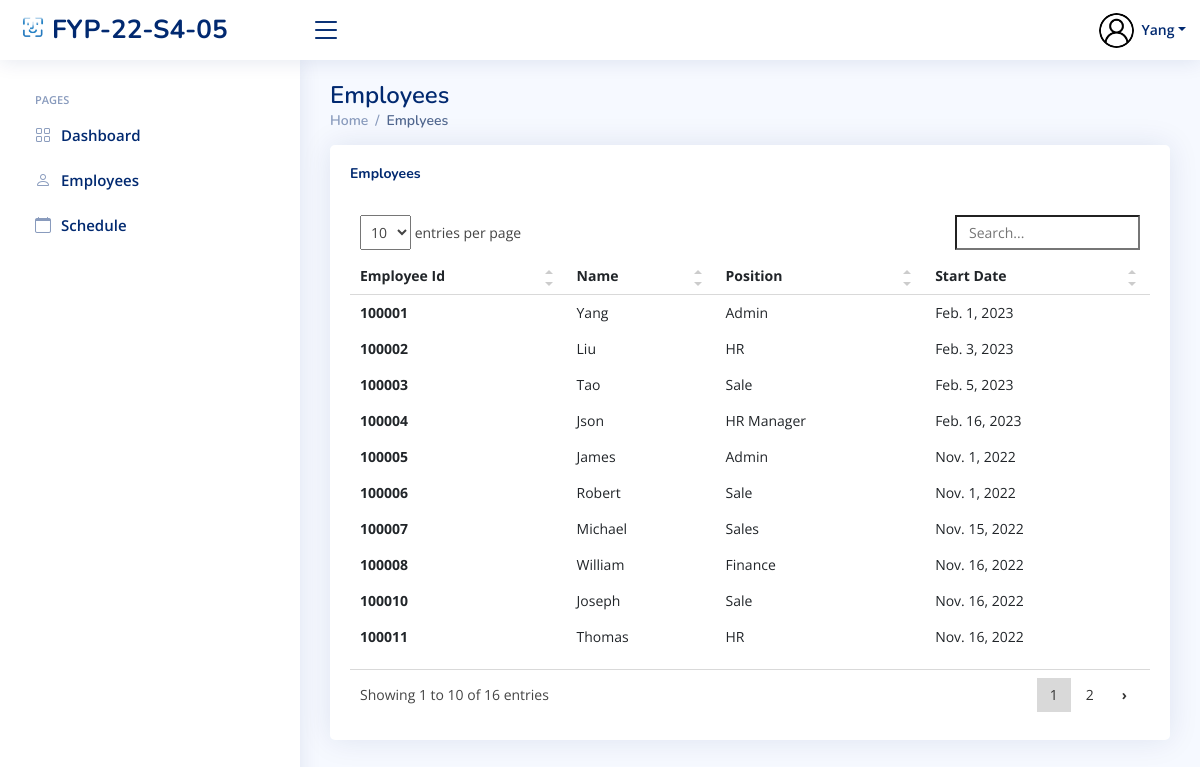
The page /HR/Employees/ (signed in) on the database its author committed.
### index/models.py (models this page shows, shortened)
class Employee(models.Model):
	Employee_ID = models.IntegerField(primary_key=True)
	Full_Name = models.CharField(max_length=100)
	Job_Title = models.CharField(max_length=100)
	Phone_Number = models.CharField(max_length=100)
	salt = models.CharField(max_length=50, null=True)
	Email_Address = models.EmailField()
	Role = models.ForeignKey(Role, on_delete=models.CASCADE)
	Profile_Image = models.ImageField(null=True,blank=True, upload_to='profile_pics/')
	Password = models.CharField(max_length=256)
	Start_Date = models.DateField(auto_now_add=True)

### index/views/HR.py (the view)
# urls.py: path('HR/Employees/', HR.HR_EmployeePage, name='EmployeesPage'),
def HR_EmployeePage(request):
    currentEmployee = Employee.objects.get(Employee_ID=request.session['Employee_ID'])
    Title = 'Employees Page'
    data = Employee.objects.all()
    context = {
        'Employee_ID': currentEmployee.Employee_ID,
        'Job_Title': currentEmployee.Job_Title,
        'Full_Name': currentEmployee.Full_Name,
        'PFP': currentEmployee.Profile_Image.url,
        'data': data,
        'title': Title,
    }
    return render(request, 'HR/employees.html', context)

### templates/HR/employees.html (shortened to what this page needs)
{% extends "index/base.html" %}
{% load static %}
{% block content %}
{% include 'HR/HR_base.html'%}
<main id="main" class="main">
    <div class="pagetitle">
      <h1>Employees</h1>
      <nav>
        <ol class="breadcrumb">
          <li class="breadcrumb-item"><a href="{% url 'HR_home' %}">Home</a></li>
          <li class="breadcrumb-item active">Emplyees</li>
        </ol>
      </nav>
    </div>
    <section class="section">
      <div class="row">
        <div class="col-lg-12">
          <div class="card recent-sales overflow-auto">
            <div class="card-body">
              <div class="col-lg-12 align-items-center justify-content-center card-title">
                <h5 class="float-start"><b>Employees</b></h5>
                <br>
              </div>
              <table class="table table-borderless table-hover datatable">
                <thead>
                  <tr>
                      <th scope="col">Employee Id</th>
                    <th scope="col">Name</th>
                    <th scope="col">Position</th>
                    <th scope="col">Start Date</th>
                  </tr>
                </thead>
                <tbody>
                  {% for d in data  %}
                  <tr class="tr"  onclick='setGetParameter( "{{ d.Employee_ID}} ")'>
                    <th scope="row">{{d.Employee_ID}}</th>
                    <td>{{d.Full_Name}}</td>
                    <td>{{d.Job_Title}}</td>
                    <td>{{d.Start_Date}}</td>
                  </tr>
                   {% endfor %}
                </tbody>
              </table>
            </div>
          </div>
        </div>
      </div>
    </section>
  </main>
{% endblock content %}

### templates/HR/HR_base.html (shortened to what this page needs)
{% load static %}
  <header id="header" class="header fixed-top d-flex align-items-center">
    <div class="d-flex align-items-center justify-content-between">
      <a href="{% url 'HR_home' %}" class="logo d-flex align-items-center">
        <img src="{% static 'assets/img/logo.png' %}" alt="">
        <span class="d-none d-lg-block">FYP-22-S4-05</span>
      </a>
      <i class="bi bi-list toggle-sidebar-btn"></i>
    </div>
    <nav class="header-nav ms-auto">
      <ul class="d-flex align-items-center">
        <li class="nav-item dropdown pe-3">
          <a class="nav-link nav-profile d-flex align-items-center pe-0" href="{% url 'HR_Profile' %}" data-bs-toggle="dropdown">
            <img src="{{ PFP }}" alt="" class="rounded-circle" height="35" width="35">
            <span class="d-none d-md-block dropdown-toggle ps-2">{{ Full_Name }}</span>
          </a>
        </li>
      </ul>
    </nav>
  </header>
  <aside id="sidebar" class="sidebar">
    <ul class="sidebar-nav" id="sidebar-nav">
      <li class="nav-heading">Pages</li>
      <li class="nav-item">
        <a class="nav-link collapsed" href="{%  url 'HR_home' %}">
          <i class="bi bi-grid"></i>
          <span>Dashboard</span>
        </a>
      </li>
      <li class="nav-item">
        <a class="nav-link collapsed" href="{% url 'EmployeesPage' %}">
          <i class="bi bi-person"></i>
          <span>Employees</span>
        </a>
      </li>
      <li class="nav-item">
        <a class="nav-link collapsed" href="{% url 'View_Schedule' %}">
          <i class="bi bi-calendar"></i>
          <span>Schedule</span>
        </a>
      </li>
  </aside>

### static/assets/css/style.css (style rules this page uses)
:root { scroll-behavior: smooth; }
body { font-family: "Open Sans", sans-serif; background: #f6f9ff; color: #444444; }
a { color: #4154f1; text-decoration: none; }
h1, h2, h3, h4, h5, h6 { font-family: "Nunito", sans-serif; }
#main { margin-top: 60px; padding: 20px 30px; transition: all 0.3s; }
.pagetitle { margin-bottom: 10px; }
.pagetitle h1 { font-size: 24px; margin-bottom: 0; font-weight: 600; color: #012970; }
.card { margin-bottom: 30px; border: none; border-radius: 5px; box-shadow: 0px 0 30px rgba(1, 41, 112, 0.1); }
.card-title { padding: 20px 0 15px 0; font-size: 18px; font-weight: 500; color: #012970; font-family: "Poppins", sans-serif; }
.card-body { padding: 0 20px 20px 20px; }
.breadcrumb { font-size: 14px; font-family: "Nunito", sans-serif; color: #899bbd; font-weight: 600; }
.breadcrumb a { color: #899bbd; transition: 0.3s; }
.breadcrumb .breadcrumb-item::before { color: #899bbd; }
.breadcrumb .active { color: #51678f; font-weight: 600; }
.logo { line-height: 1; }
@media (min-width: 1200px) { .logo { width: 280px; } }
.logo img { max-height: 26px; margin-right: 6px; }
.logo span { font-size: 26px; font-weight: 700; color: #012970; font-family: "Nunito", sans-serif; }
.header { transition: all 0.5s; z-index: 997; height: 60px; box-shadow: 0px 2px 20px rgba(1, 41, 112, 0.1); background-color: #fff; padding-left: 20px; }
.header .toggle-sidebar-btn { font-size: 32px; padding-left: 10px; cursor: pointer; color: #012970; }
.header-nav ul { list-style: none; }
.header-nav>ul { margin: 0; padding: 0; }
.header-nav .nav-profile { color: #012970; }
.header-nav .nav-profile img { max-height: 36px; }
.header-nav .nav-profile span { font-size: 14px; font-weight: 600; }
.sidebar { position: fixed; top: 60px; left: 0; bottom: 0; width: 300px; z-index: 996; transition: all 0.3s; padding: 20px; overflow-y: auto; scrollbar-width: thin; scrollbar-color: #aab7cf transparent; box-shadow: 0px 0px 20px rgba(1, 41, 112, 0.1); background-color: #fff; }
@media (min-width: 1200px) { #main, #footer { margin-left: 300px; } }
.sidebar-nav { padding: 0; margin: 0; list-style: none; }
.sidebar-nav li { padding: 0; margin: 0; list-style: none; }
.sidebar-nav .nav-item { margin-bottom: 5px; }
.sidebar-nav .nav-heading { font-size: 11px; text-transform: uppercase; color: #899bbd; font-weight: 600; margin: 10px 0 5px 15px; }
.sidebar-nav .nav-link { display: flex; align-items: center; font-size: 15px; font-weight: 600; color: #4154f1; transition: 0.3; background: #f6f9ff; padding: 10px 15px; border-radius: 4px; }
.sidebar-nav .nav-link i { font-size: 16px; margin-right: 10px; color: #4154f1; }
.sidebar-nav .nav-link.collapsed { color: #012970; background: #fff; }
.sidebar-nav .nav-link.collapsed i { color: #899bbd; }

### rows shown on the page
Employee: Full_Name "Yang", Employee_ID "100001", Job_Title "Admin", Start_Date "Feb. 1, 2023"
Employee: Employee_ID "100002", Full_Name "Liu", Job_Title "HR", Start_Date "Feb. 3, 2023"
Employee: Employee_ID "100003", Full_Name "Tao", Job_Title "Sale", Start_Date "Feb. 5, 2023"
Employee: Employee_ID "100004", Full_Name "Json", Job_Title "HR Manager", Start_Date "Feb. 16, 2023"
Employee: Employee_ID "100005", Full_Name "James", Job_Title "Admin", Start_Date "Nov. 1, 2022"
Employee: Employee_ID "100006", Full_Name "Robert", Job_Title "Sale", Start_Date "Nov. 1, 2022"
Employee: Employee_ID "100007", Full_Name "Michael", Job_Title "Sales", Start_Date "Nov. 15, 2022"
Employee: Employee_ID "100008", Full_Name "William", Job_Title "Finance", Start_Date "Nov. 16, 2022"
Employee: Employee_ID "100010", Full_Name "Joseph", Job_Title "Sale", Start_Date "Nov. 16, 2022"
Employee: Employee_ID "100011", Full_Name "Thomas", Job_Title "HR", Start_Date "Nov. 16, 2022"
